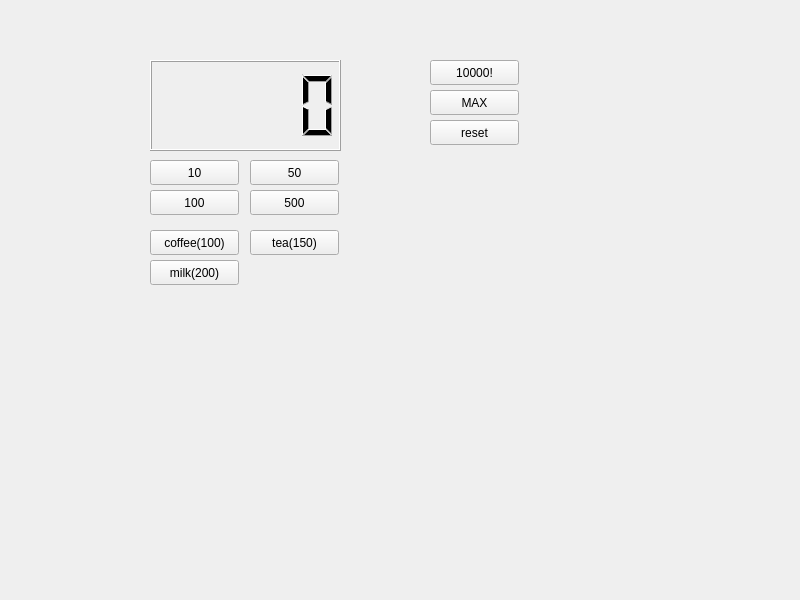
<?xml version="1.0" encoding="UTF-8"?>
<ui version="4.0">
 <class>Widget</class>
 <widget class="QWidget" name="Widget">
  <property name="geometry">
   <rect>
    <x>0</x>
    <y>0</y>
    <width>800</width>
    <height>600</height>
   </rect>
  </property>
  <property name="windowTitle">
   <string>Widget</string>
  </property>
  <widget class="QLCDNumber" name="lcdNumber">
   <property name="geometry">
    <rect>
     <x>150</x>
     <y>60</y>
     <width>191</width>
     <height>91</height>
    </rect>
   </property>
  </widget>
  <widget class="QPushButton" name="pB10">
   <property name="geometry">
    <rect>
     <x>150</x>
     <y>160</y>
     <width>89</width>
     <height>25</height>
    </rect>
   </property>
   <property name="text">
    <string>10</string>
   </property>
  </widget>
  <widget class="QPushButton" name="pB50">
   <property name="geometry">
    <rect>
     <x>250</x>
     <y>160</y>
     <width>89</width>
     <height>25</height>
    </rect>
   </property>
   <property name="text">
    <string>50</string>
   </property>
  </widget>
  <widget class="QPushButton" name="pB100">
   <property name="geometry">
    <rect>
     <x>150</x>
     <y>190</y>
     <width>89</width>
     <height>25</height>
    </rect>
   </property>
   <property name="text">
    <string>100</string>
   </property>
  </widget>
  <widget class="QPushButton" name="pB500">
   <property name="geometry">
    <rect>
     <x>250</x>
     <y>190</y>
     <width>89</width>
     <height>25</height>
    </rect>
   </property>
   <property name="text">
    <string>500</string>
   </property>
  </widget>
  <widget class="QPushButton" name="pB10000">
   <property name="geometry">
    <rect>
     <x>430</x>
     <y>60</y>
     <width>89</width>
     <height>25</height>
    </rect>
   </property>
   <property name="text">
    <string>10000!</string>
   </property>
  </widget>
  <widget class="QPushButton" name="pBMAX">
   <property name="geometry">
    <rect>
     <x>430</x>
     <y>90</y>
     <width>89</width>
     <height>25</height>
    </rect>
   </property>
   <property name="text">
    <string>MAX</string>
   </property>
  </widget>
  <widget class="QPushButton" name="pBreset">
   <property name="geometry">
    <rect>
     <x>430</x>
     <y>120</y>
     <width>89</width>
     <height>25</height>
    </rect>
   </property>
   <property name="text">
    <string>reset</string>
   </property>
  </widget>
  <widget class="QPushButton" name="pBcoffee">
   <property name="geometry">
    <rect>
     <x>150</x>
     <y>230</y>
     <width>89</width>
     <height>25</height>
    </rect>
   </property>
   <property name="text">
    <string>coffee(100)</string>
   </property>
  </widget>
  <widget class="QPushButton" name="pBmilk">
   <property name="geometry">
    <rect>
     <x>150</x>
     <y>260</y>
     <width>89</width>
     <height>25</height>
    </rect>
   </property>
   <property name="text">
    <string>milk(200)</string>
   </property>
  </widget>
  <widget class="QPushButton" name="pBtea">
   <property name="geometry">
    <rect>
     <x>250</x>
     <y>230</y>
     <width>89</width>
     <height>25</height>
    </rect>
   </property>
   <property name="text">
    <string>tea(150)</string>
   </property>
  </widget>
 </widget>
 <resources/>
 <connections/>
</ui>
